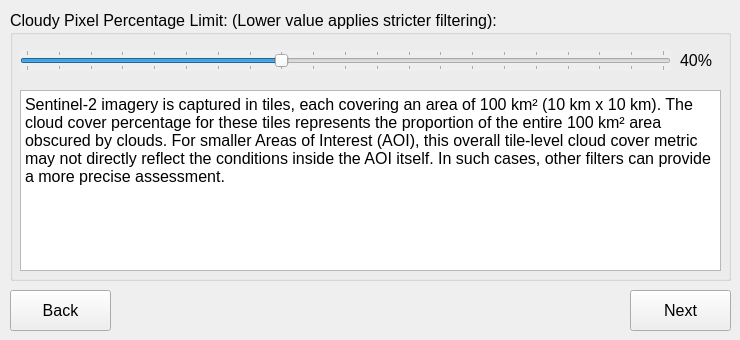
   <widget class="QWidget" name="tab_5">
    <attribute name="title">
     <string>Step 8</string>
    </attribute>
    <widget class="QGroupBox" name="groupBox_6">
     <property name="geometry">
      <rect>
       <x>10</x>
       <y>10</y>
       <width>721</width>
       <height>271</height>
      </rect>
     </property>
     <property name="font">
      <font>
       <pointsize>12</pointsize>
      </font>
     </property>
     <property name="title">
      <string>Cloudy Pixel Percentage Limit: (Lower value applies stricter filtering): </string>
     </property>
     <widget class="QSlider" name="horizontalSlider_total_pixel_limit">
      <property name="enabled">
       <bool>true</bool>
      </property>
      <property name="geometry">
       <rect>
        <x>10</x>
        <y>40</y>
        <width>651</width>
        <height>21</height>
       </rect>
      </property>
      <property name="autoFillBackground">
       <bool>true</bool>
      </property>
      <property name="minimum">
       <number>0</number>
      </property>
      <property name="maximum">
       <number>100</number>
      </property>
      <property name="singleStep">
       <number>5</number>
      </property>
      <property name="pageStep">
       <number>5</number>
      </property>
      <property name="value">
       <number>40</number>
      </property>
      <property name="sliderPosition">
       <number>40</number>
      </property>
      <property name="orientation">
       <enum>Qt::Orientation::Horizontal</enum>
      </property>
      <property name="tickPosition">
       <enum>QSlider::TickPosition::TicksBothSides</enum>
      </property>
     </widget>
     <widget class="QLabel" name="label_cloud">
      <property name="geometry">
       <rect>
        <x>670</x>
        <y>40</y>
        <width>41</width>
        <height>21</height>
       </rect>
      </property>
      <property name="font">
       <font>
        <pointsize>12</pointsize>
       </font>
      </property>
      <property name="text">
       <string>40%</string>
      </property>
     </widget>
     <widget class="QPlainTextEdit" name="plainTextEdit">
      <property name="geometry">
       <rect>
        <x>10</x>
        <y>80</y>
        <width>701</width>
        <height>181</height>
       </rect>
      </property>
      <property name="font">
       <font>
        <pointsize>12</pointsize>
       </font>
      </property>
      <property name="plainText">
       <string>Sentinel-2 imagery is captured in tiles, each covering an area of 100 km² (10 km x 10 km). The cloud cover percentage for these tiles represents the proportion of the entire 100 km² area obscured by clouds. For smaller Areas of Interest (AOI), this overall tile-level cloud cover metric may not directly reflect the conditions inside the AOI itself. In such cases, other filters can provide a more precise assessment.</string>
      </property>
     </widget>
    </widget>
    <widget class="QPushButton" name="QPushButton_back_7">
     <property name="enabled">
      <bool>true</bool>
     </property>
     <property name="geometry">
      <rect>
       <x>10</x>
       <y>290</y>
       <width>101</width>
       <height>41</height>
      </rect>
     </property>
     <property name="font">
      <font>
       <pointsize>12</pointsize>
      </font>
     </property>
     <property name="text">
      <string>Back</string>
     </property>
     <property name="icon">
      <iconset>
       <normaloff>../medias/icons8-back-button-50.png</normaloff>../medias/icons8-back-button-50.png</iconset>
     </property>
    </widget>
    <widget class="QPushButton" name="QPushButton_next_7">
     <property name="geometry">
      <rect>
       <x>630</x>
       <y>290</y>
       <width>101</width>
       <height>41</height>
      </rect>
     </property>
     <property name="font">
      <font>
       <pointsize>12</pointsize>
      </font>
     </property>
     <property name="text">
      <string>Next</string>
     </property>
     <property name="icon">
      <iconset>
       <normaloff>../medias/icons8-forward-button-50.png</normaloff>../medias/icons8-forward-button-50.png</iconset>
     </property>
    </widget>
   </widget>
